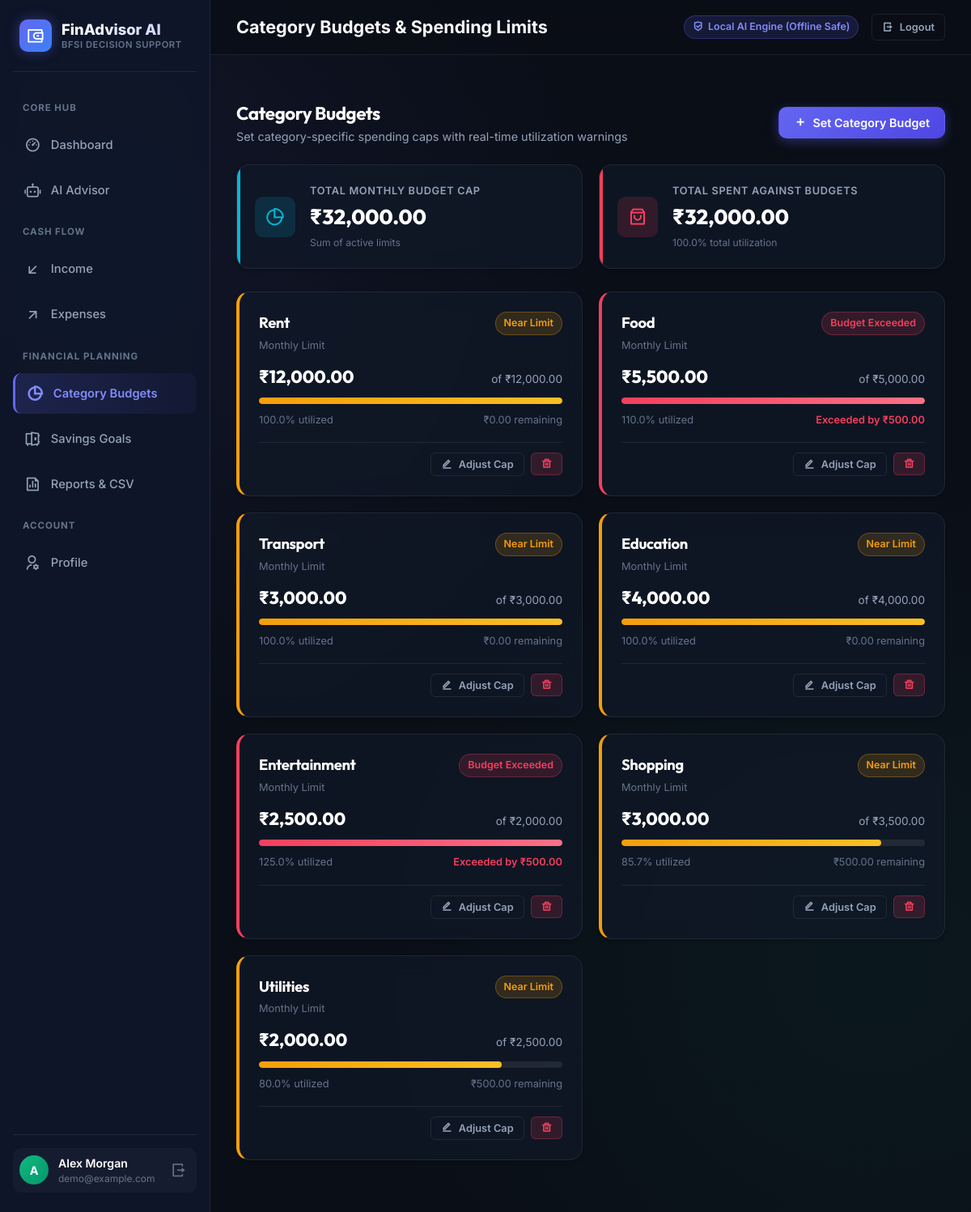
The app's page /budget/ (signed in) with its own data.
### models.py (models this page shows, shortened)
class User(UserMixin, db.Model):
    __tablename__ = 'users'
    id = db.Column(db.Integer, primary_key=True)
    name = db.Column(db.String(100), nullable=False)
    email = db.Column(db.String(120), unique=True, nullable=False, index=True)
    password_hash = db.Column(db.String(255), nullable=False)
    created_at = db.Column(db.DateTime, default=utc_now)
    incomes = db.relationship('Income', backref='user', lazy=True, cascade='all, delete-orphan')
    expenses = db.relationship('Expense', backref='user', lazy=True, cascade='all, delete-orphan')
    budgets = db.relationship('Budget', backref='user', lazy=True, cascade='all, delete-orphan')
    savings_goals = db.relationship('SavingsGoal', backref='user', lazy=True, cascade='all, delete-orphan')

class Budget(db.Model):
    __tablename__ = 'budgets'
    id = db.Column(db.Integer, primary_key=True)
    user_id = db.Column(db.Integer, db.ForeignKey('users.id'), nullable=False, index=True)
    category = db.Column(db.String(50), nullable=False)
    amount = db.Column(db.Float, nullable=False)
    created_at = db.Column(db.DateTime, default=utc_now)
    __table_args__ = (
        db.UniqueConstraint('user_id', 'category', name='unique_user_category_budget'),
    )

### routes/budget.py (the view)
@budget_bp.route('/')
@login_required
def index():
    today = date.today()
    budgets = Budget.query.filter_by(user_id=current_user.id).all()
    expenses = Expense.query.filter_by(user_id=current_user.id).all()
    cur_month_expenses = [e for e in expenses if e.date.year == today.year and e.date.month == today.month]
    cat_spent = {}
    for e in cur_month_expenses:
        cat_spent[e.category] = cat_spent.get(e.category, 0.0) + e.amount
    budget_items = []
    total_budgeted = 0.0
    total_spent_budgeted = 0.0
    for b in budgets:
        spent = cat_spent.get(b.category, 0.0)
        pct = round((spent / b.amount * 100), 1) if b.amount > 0 else 0.0
        remaining = round(b.amount - spent, 2)
        if spent > b.amount:
            status = 'Budget Exceeded'
            status_class = 'danger'
        elif pct >= 80:
            status = 'Near Limit'
            status_class = 'warning'
        else:
            status = 'On Track'
            status_class = 'success'
        total_budgeted += b.amount
        total_spent_budgeted += spent
        budget_items.append({
            'id': b.id,
            'category': b.category,
            'amount': b.amount,
            'spent': spent,
            'remaining': remaining,
            'pct': pct,
            'status': status,
            'status_class': status_class
        })
    budgeted_categories = {b.category for b in budgets}
    unbudgeted_categories = [c for c in Expense.CATEGORIES if c not in budgeted_categories]
    return render_template(
        'budget.html',
        budget_items=budget_items,
        total_budgeted=total_budgeted,
        total_spent_budgeted=total_spent_budgeted,
        unbudgeted_categories=unbudgeted_categories,
        categories=Expense.CATEGORIES
    )

### templates/budget.html (shortened to what this page needs)
{% extends "base.html" %}
{% block page_title %}Category Budgets & Spending Limits{% endblock %}
{% block content %}
<div style="display: flex; justify-content: space-between; align-items: center; margin-bottom: 24px; flex-wrap: wrap; gap: 14px;">
  <div>
    <h2 style="font-size: 1.4rem;">Category Budgets</h2>
    <p style="color: var(--text-secondary); font-size: 0.9rem;">Set category-specific spending caps with real-time utilization warnings</p>
  </div>
  <button class="btn btn-primary" onclick="openModal('addBudgetModal')">
    <i class="ri-add-line"></i> Set Category Budget
  </button>
</div>
<div class="stats-grid" style="grid-template-columns: repeat(auto-fit, minmax(260px, 1fr));">
  <div class="stat-card rate">
    <div class="stat-icon"><i class="ri-pie-chart-2-line"></i></div>
    <div class="stat-content">
      <div class="stat-label">Total Monthly Budget Cap</div>
      <div class="stat-value">{{ total_budgeted | inr }}</div>
      <div class="stat-subtext">Sum of active limits</div>
    </div>
  </div>
  <div class="stat-card expense">
    <div class="stat-icon"><i class="ri-shopping-bag-3-line"></i></div>
    <div class="stat-content">
      <div class="stat-label">Total Spent Against Budgets</div>
      <div class="stat-value">{{ total_spent_budgeted | inr }}</div>
      <div class="stat-subtext">{{ ((total_spent_budgeted / total_budgeted * 100) | round(1)) if total_budgeted > 0 else 0 }}% total utilization</div>
    </div>
  </div>
</div>
<div style="display: grid; grid-template-columns: repeat(auto-fit, minmax(320px, 1fr)); gap: 20px; margin-bottom: 32px;">
  {% for b in budget_items %}
  <div class="card" style="border-left: 4px solid {{ 'var(--accent-danger)' if b.status_class == 'danger' else ('var(--accent-warning)' if b.status_class == 'warning' else 'var(--accent-success)') }};">
    <div style="display: flex; justify-content: space-between; align-items: flex-start; margin-bottom: 12px;">
      <div>
        <h3 style="font-size: 1.15rem; color: #fff;">{{ b.category }}</h3>
        <span style="font-size: 0.8rem; color: var(--text-muted);">Monthly Limit</span>
      </div>
      <span class="badge badge-{{ b.status_class }}">{{ b.status }}</span>
    </div>
    <div style="display: flex; justify-content: space-between; align-items: baseline; margin-bottom: 8px;">
      <span style="font-size: 1.35rem; font-weight: 800; font-family: var(--font-heading); color: #fff;">
        {{ b.spent | inr }}
      </span>
      <span style="font-size: 0.85rem; color: var(--text-secondary);">
        of {{ b.amount | inr }}
      </span>
    </div>
    <div class="progress-bar-container">
      <div class="progress-bar {{ 'progress-danger' if b.status_class == 'danger' else ('progress-warning' if b.status_class == 'warning' else 'progress-success') }}" style="width: {{ [b.pct, 100.0] | min }}%;"></div>
    </div>
    <div style="display: flex; justify-content: space-between; font-size: 0.8rem; color: var(--text-muted); margin-top: 6px;">
      <span>{{ b.pct }}% utilized</span>
      <span>
        {% if b.remaining >= 0 %}
          {{ b.remaining | inr }} remaining
        {% else %}
          <span style="color: var(--accent-danger); font-weight: 600;">Exceeded by {{ (b.remaining * -1) | inr }}</span>
        {% endif %}
      </span>
    </div>
    <div style="display: flex; justify-content: flex-end; gap: 8px; margin-top: 18px; padding-top: 12px; border-top: 1px solid var(--border-color);">
      <button class="btn btn-outline btn-sm" onclick="openEditBudget('{{ b.category }}', '{{ b.amount }}')">
        <i class="ri-edit-line"></i> Adjust Cap
      </button>
      <form method="POST" action="{{ url_for('budget.delete', id=b.id) }}" onsubmit="return confirm('Remove budget for {{ b.category }}?');">
        <button type="submit" class="btn btn-danger btn-sm" title="Remove Budget">
          <i class="ri-delete-bin-line"></i>
        </button>
      </form>
    </div>
  </div>
  {% endfor %}
</div>
{% endblock %}

### templates/base.html (shortened to what this page needs)
<!DOCTYPE html>
<html lang="en">
<head>
  <link href="https://cdn.jsdelivr.net/npm/remixicon@4.2.0/fonts/remixicon.css" rel="stylesheet">
  <link rel="stylesheet" href="{{ url_for('static', filename='css/style.css') }}">
</head>
<body>
  {% if current_user.is_authenticated %}
  <div class="app-layout">
    <aside class="sidebar">
      <div class="brand">
        <div class="brand-icon">
          <i class="ri-wallet-3-line"></i>
        </div>
        <div>
          <div class="brand-text">FinAdvisor AI</div>
          <div class="brand-tag">BFSI Decision Support</div>
        </div>
      </div>
      <ul class="nav-menu">
        <li class="nav-label">Core Hub</li>
        <li>
          <a href="{{ url_for('dashboard.index') }}" class="nav-link {% if request.blueprint == 'dashboard' %}active{% endif %}">
            <i class="ri-dashboard-3-line"></i>
            <span>Dashboard</span>
          </a>
        </li>
        <li>
          <a href="{{ url_for('advisor.index') }}" class="nav-link {% if request.blueprint == 'advisor' %}active{% endif %}">
            <i class="ri-robot-2-line"></i>
            <span>AI Advisor</span>
          </a>
        </li>
        <li class="nav-label">Cash Flow</li>
        <li>
          <a href="{{ url_for('income.index') }}" class="nav-link {% if request.blueprint == 'income' %}active{% endif %}">
            <i class="ri-arrow-left-down-line"></i>
            <span>Income</span>
          </a>
        </li>
        <li>
          <a href="{{ url_for('expenses.index') }}" class="nav-link {% if request.blueprint == 'expenses' %}active{% endif %}">
            <i class="ri-arrow-right-up-line"></i>
            <span>Expenses</span>
          </a>
        </li>
        <li class="nav-label">Financial Planning</li>
        <li>
          <a href="{{ url_for('budget.index') }}" class="nav-link {% if request.blueprint == 'budget' %}active{% endif %}">
            <i class="ri-pie-chart-2-line"></i>
            <span>Category Budgets</span>
          </a>
        </li>
        <li>
          <a href="{{ url_for('savings.index') }}" class="nav-link {% if request.blueprint == 'savings' %}active{% endif %}">
            <i class="ri-safe-2-line"></i>
            <span>Savings Goals</span>
          </a>
        </li>
        <li>
          <a href="{{ url_for('reports.index') }}" class="nav-link {% if request.blueprint == 'reports' %}active{% endif %}">
            <i class="ri-file-chart-line"></i>
            <span>Reports & CSV</span>
          </a>
        </li>
        <li class="nav-label">Account</li>
        <li>
          <a href="{{ url_for('profile.index') }}" class="nav-link {% if request.blueprint == 'profile' %}active{% endif %}">
            <i class="ri-user-settings-line"></i>
            <span>Profile</span>
          </a>
        </li>
      </ul>
      <div class="nav-footer">
        <div class="user-snippet">
          <div class="user-avatar">{{ current_user.name[0] | upper }}</div>
          <div class="user-info">
            <div class="user-name">{{ current_user.name }}</div>
            <div class="user-role">{{ current_user.email }}</div>
          </div>
          <a href="{{ url_for('auth.logout') }}" title="Logout" style="color: var(--text-muted); font-size: 1.2rem; padding: 4px;">
            <i class="ri-logout-box-r-line"></i>
          </a>
        </div>
      </div>
    </aside>
    <div class="main-wrapper">
      <header class="topbar">
        <div class="topbar-left">
          <div class="page-title">{% block page_title %}Dashboard Overview{% endblock %}</div>
        </div>
        <div class="topbar-right">
          <span class="badge badge-purple">
            <i class="ri-shield-check-line"></i> Local AI Engine (Offline Safe)
          </span>
          <a href="{{ url_for('auth.logout') }}" class="btn btn-outline btn-sm">
            <i class="ri-logout-box-r-line"></i> Logout
          </a>
        </div>
      </header>
      <main class="content-body">
        {% block content %}{% endblock %}
      </main>
    </div>
  </div>
  {% endif %}
</body>
</html>

### records on screen
User: name "A", name "Alex Morgan", email "demo@example.com"
Budget: category "Rent", status "Near Limit", spent|inr "₹12,000.00", amount|inr "₹12,000.00", pct "100.0", remaining|inr "₹0.00"
Budget: category "Food", status "Budget Exceeded", spent|inr "₹5,500.00", amount|inr "₹5,000.00", {{ [b.pct, 100.0] | min }} 100.0 (drawn), pct "110.0", remaining "₹500.00"
Budget: category "Transport", status "Near Limit", spent|inr "₹3,000.00", amount|inr "₹3,000.00", pct "100.0", remaining|inr "₹0.00"
Budget: category "Education", status "Near Limit", spent|inr "₹4,000.00", amount|inr "₹4,000.00", pct "100.0", remaining|inr "₹0.00"
Budget: category "Entertainment", status "Budget Exceeded", spent|inr "₹2,500.00", amount|inr "₹2,000.00", {{ [b.pct, 100.0] | min }} 100.0 (drawn), pct "125.0", remaining "₹500.00"
Budget: category "Shopping", status "Near Limit", spent|inr "₹3,000.00", amount|inr "₹3,500.00", pct "85.7", remaining|inr "₹500.00"
Budget: category "Utilities", status "Near Limit", spent|inr "₹2,000.00", amount|inr "₹2,500.00", pct "80.0", remaining|inr "₹500.00"

### other values on screen
{{ total_budgeted | inr }} "₹32,000.00"
{{ total_spent_budgeted | inr }} "₹32,000.00"
